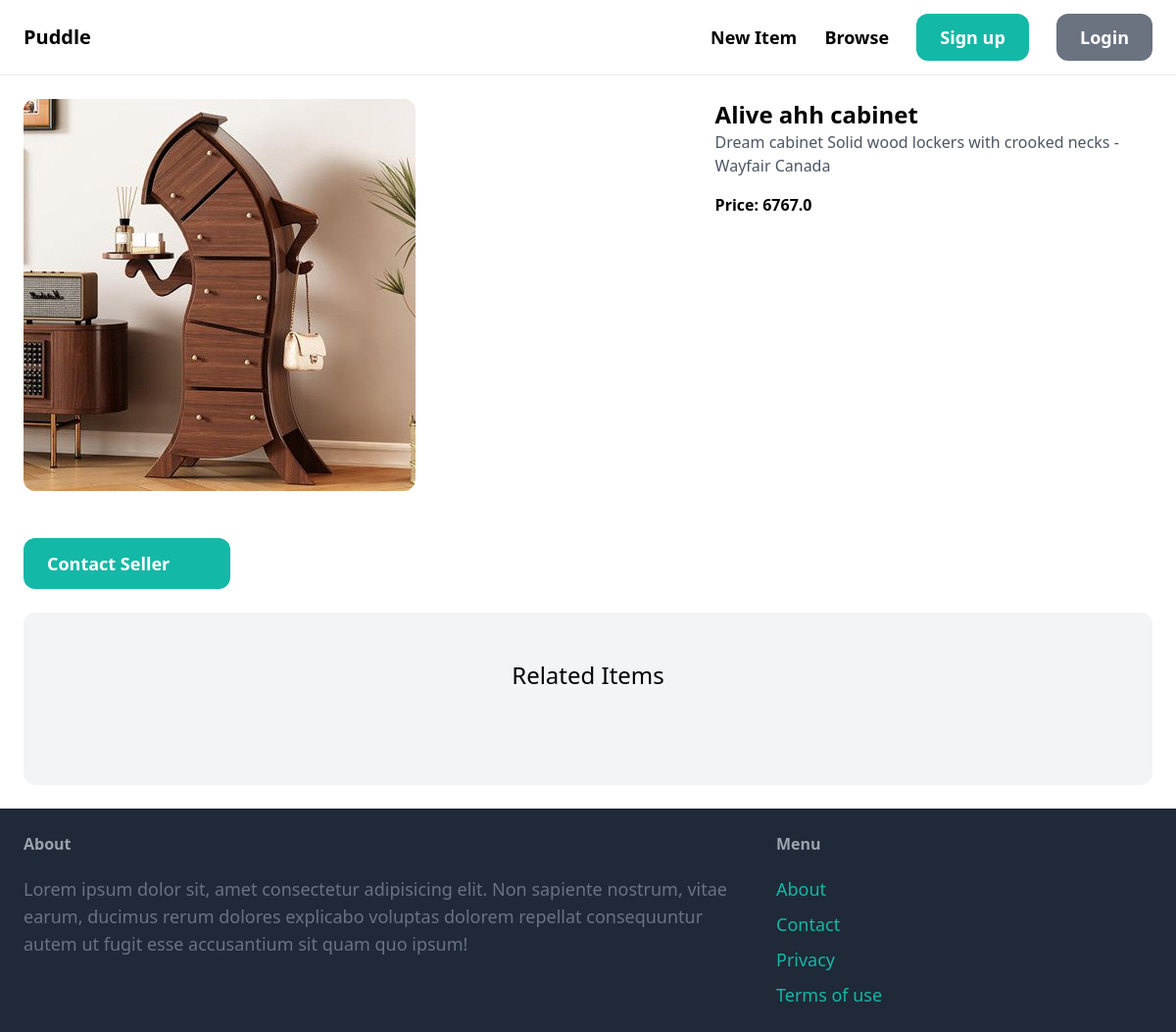
/items/3/, run on an earlier commit of the app's database.
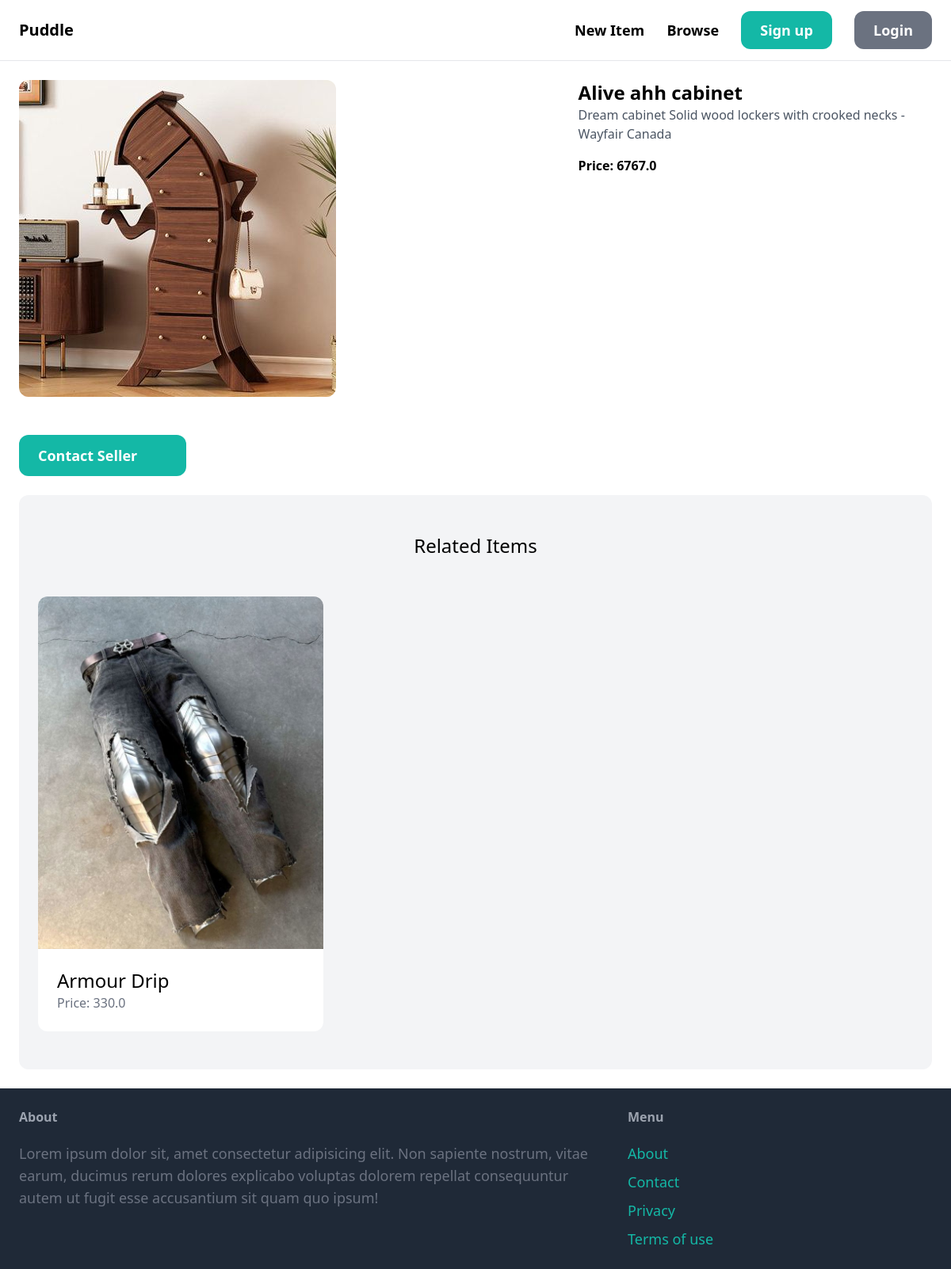
And on a later commit of the database.
### item/models.py (models this page shows, shortened)
class Item(models.Model):
    category = models.ForeignKey(Category, related_name='items', on_delete=models.CASCADE)
    name = models.CharField(max_length=255)
    description = models.TextField(blank=True, null=True)
    price = models.FloatField()
    image = models.ImageField(upload_to='item_images', blank=True, null=True)
    is_sold = models.BooleanField(default=False)
    created_by = models.ForeignKey(User, related_name='items', on_delete=models.CASCADE)
    created_at = models.DateTimeField(auto_now_add=True)

### item/views.py (the view)
# urls.py: path('<int:pk>/', views.detail, name='detail')
def detail(request, pk):
    item = get_object_or_404(Item, pk=pk)
    related_items = Item.objects.filter(category=item.category, is_sold=False).exclude(pk=pk)[0:3]
    return render(request, 'item/detail.html', {
        'item': item,
        'related_items': related_items
    })

### item/templates/item/detail.html (shortened to what this page needs)
{% extends 'core/base.html' %}
{% block content %}
<div class="grid grid-cols-5 gap-6">
    <div class="col-span-3">
        {% if item.image %}
            <img src="{{ item.image.url }}" class="rounded-xl" alt="{{ item.name }}">
        {% else %}
            <div class="w-full h-64 bg-gray-100 rounded-xl flex items-center justify-center text-gray-400">No image</div>
        {% endif %}
    </div>
    <div class="col-span-2">
        <h1 class="text-2xl font-semibold">{{ item.name }}</h1>
        <p class="text-gray-600">{{ item.description }}</p>
        <p class="mt-4 font-bold">Price: {{ item.price }}</p>
    </div>
    <a href="#" class="inline-block mt-6 px-6 py-3 text-lg font-semibold bg-teal-500 text-white rounded-xl hover:bg-teal-700">Contact Seller</a>
</div>
<div class="mt-6 px-6 py-12 bg-gray-100 rounded-xl">
    <h2 class="mb-12 text-2xl text-center">Related Items </h2>
    <div class="grid grid-cols-3 gap-3">
        {% for item in related_items %}
            <div>
                <a href="{% url 'item:detail' item.id %}">
                    <div>
                        {% if item.image %}
                            <img src="{{ item.image.url }}" class="rounded-t-xl" alt="{{ item.name }}">
                        {% else %}
                            <div class="w-full h-40 bg-gray-100 rounded-t-xl flex items-center justify-center text-gray-400">No image</div>
                        {% endif %}
                    </div>
                    <div class="p-6 bg-white rounded-b-xl">
                        <h2 class="text-2xl">{{ item.name }}</h2>
                        <p class="text-gray-500">Price: {{ item.price }}</p>
                    </div>
                </a>
            </div>
        {% endfor %}
    </div>
</div>
{% endblock %}

What changed in the data, as far as the page shows it:
added Item: image (picture), name "Armour Drip", price "330.0"
